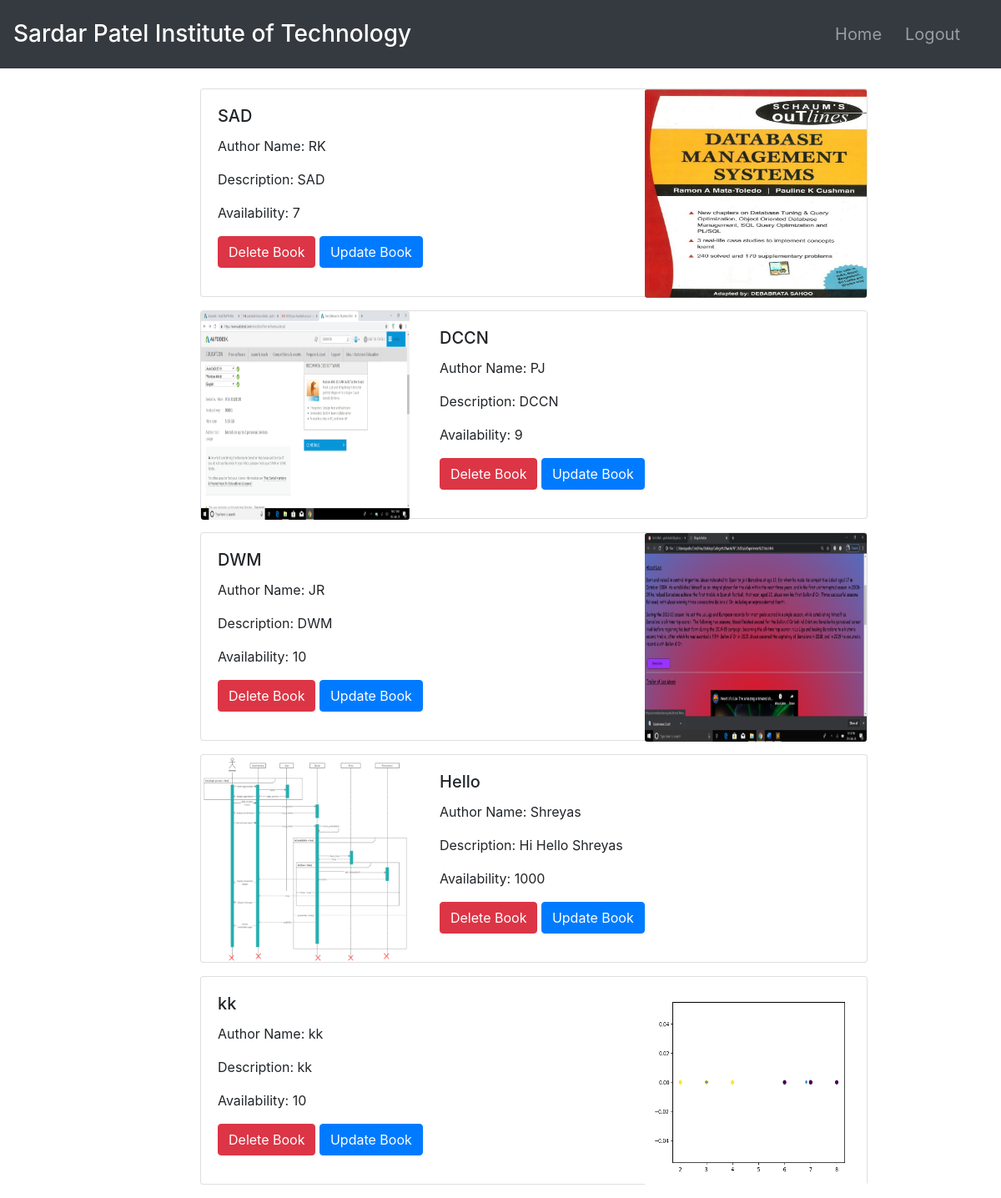
/books/view/, run on the app's committed database.
### lib/models.py (models this page shows, shortened)
class Books(models.Model):
	book_title = models.CharField(max_length=100)
	book_image = models.ImageField(default = 'default.jpg', upload_to = 'book_pics')
	author_name = models.CharField(max_length=100)
	book_description = models.CharField(max_length=200)
	book_subject = models.CharField(max_length=100)
	book_quantity = models.IntegerField(default=10)

### lib/views.py (the view)
# urls.py: path('view/', lib_views.view_books,name='view-books'),
def view_books(request):
	books = Books.objects.all()
	return render(request,"lib/view_books.html",{'books':books})

### lib/templates/lib/view_books.html (shortened to what this page needs)
{% load static %}
<!DOCTYPE html>
<html lang="en">
<head>
  <link rel="stylesheet" href="https://maxcdn.bootstrapcdn.com/bootstrap/4.4.1/css/bootstrap.min.css">
</head>
<body>
  <nav class="navbar navbar-expand-sm bg-dark navbar-dark">
    <ul class="navbar-nav">
      <li class="nav-item active">
        <p class="text-light"><h3 style="color: white;">Sardar Patel Institute of Technology</h3></p>
      </li>
    </ul>
    <ul class="navbar-nav ml-auto">
      <li class="nav-item">
        <a class="text-ligt nav-link" href="{% url 'home' %}" style="font-size: 20px;padding-right: 20px;">Home</a>
      </li>
      <li class="nav-item">
        <a class="text-ligt nav-link" href="{% url 'logout' %}" style="font-size: 20px;padding-right: 20px;">Logout</a>
      </li>
      <li class="nav-item">
        <a class="text-ligt nav-link" href="#" style="color: white;font-size: 20px;padding-right: 5px;">{{user.username}}</a>
      </li>
    </ul>
  </nav>
<br>
  {% if books %}
  {% for book in books %}
  {% if forloop.counter|divisibleby:"2" %}
  <div class="card mb-3" style="max-width: 940px;left: 20%;height: 250px;width: 800px;">
    <div class="row no-gutters">
      <div class="col-md-4">
        <img src="{{ book.book_image.url }}" class="card-img" alt="..." style="height: 250px;width: 250px;">
      </div>
      <div class="col-md-8">
        <div class="card-body">
          <h5 class="card-title">{{ book.book_title }}</h5>
          <p class="card-text">Author Name: {{ book.author_name }}</p>
          <p class="card-text">Description: {{ book.book_description }}</p>
          <p class="card-text">Availability: {{ book.book_quantity }}</p>
          <a href="{% url 'delete-books' book.id %}" role="button"><button class="btn btn-danger" style="margin-bottom: 20px;">Delete Book</button></a>
	  			<a href="{% url 'update-books' book.id %}" role="button"><button class="btn btn-primary" style="margin-bottom: 20px;">Update Book</button></a>
        </div>
      </div>
    </div>
  </div>
  {% else %}
  <div class="card mb-3" style="max-width: 940px;left: 20%;height: 250px;width: 800px;background-color: white;">
    <div class="row no-gutters">
      <div class="col-md-8">
        <div class="card-body">
          <h5 class="card-title">{{ book.book_title }}</h5>
          <p class="card-text">Author Name: {{ book.author_name }}</p>
          <p class="card-text">Description: {{ book.book_description }}</p>
          <p class="card-text">Availability: {{ book.book_quantity }}</p>
          <a href="{% url 'delete-books' book.id %}" role="button"><button class="btn btn-danger" style="margin-bottom: 20px;">Delete Book</button></a>
	  			<a href="{% url 'update-books' book.id %}" role="button"><button class="btn btn-primary" style="margin-bottom: 20px;">Update Book</button></a>
        </div>
      </div>
      <div class="col-md-4">
        <img src="{{ book.book_image.url }}" class="card-img" alt="..." style="height: 250px;">
      </div>
    </div>
  </div>
  {% endif %}
  {% endfor %}
  {% endif %}

### lib/templates/lib/view_books.html (style rules this page uses)
html, body { overflow-x: hidden; background-image: url("https://img.freepik.com/free-photo/abstract-techno-background-with-connecting-lines_1048-5570.jpg?size=626&ext=jpg"); }

### data on the page
Books: book_title "SAD", author_name "RK", book_description "SAD", book_quantity "7", book_image (picture)
Books: book_image (picture), book_title "DCCN", author_name "PJ", book_description "DCCN", book_quantity "9"
Books: book_title "DWM", author_name "JR", book_description "DWM", book_quantity "10", book_image (picture)
Books: book_image (picture), book_title "Hello", author_name "Shreyas", book_description "Hi Hello Shreyas", book_quantity "1000"
Books: book_title "kk", author_name "kk", book_description "kk", book_quantity "10", book_image (picture)
